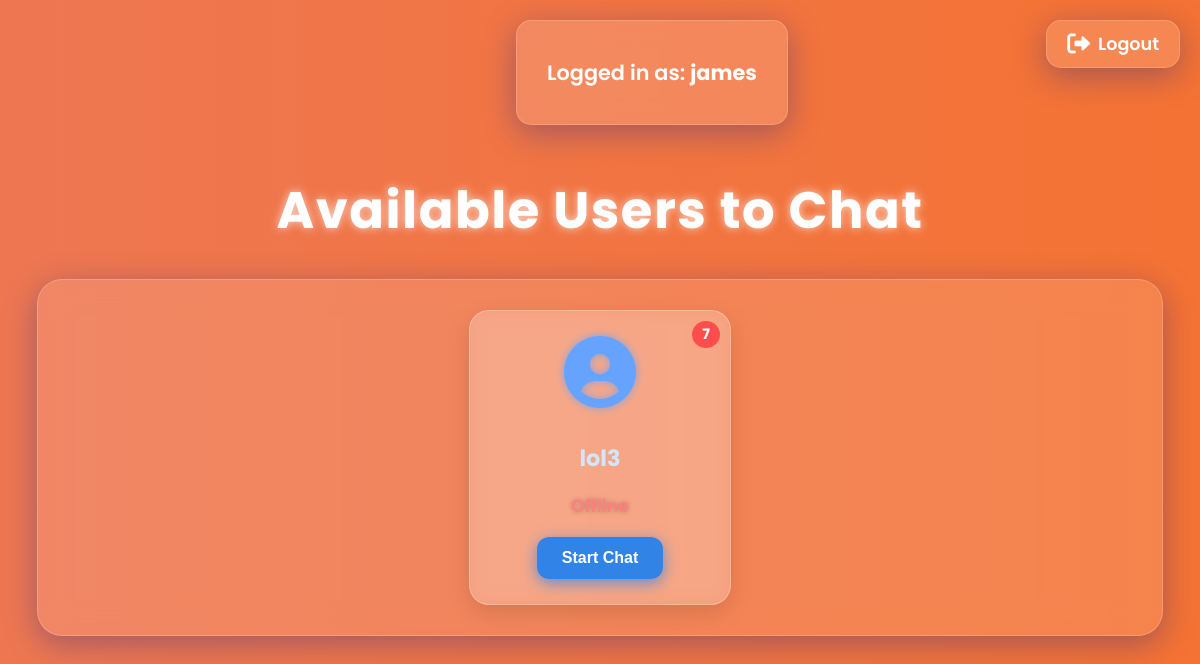
/chat/ (signed in), run on an earlier commit of the app's database.
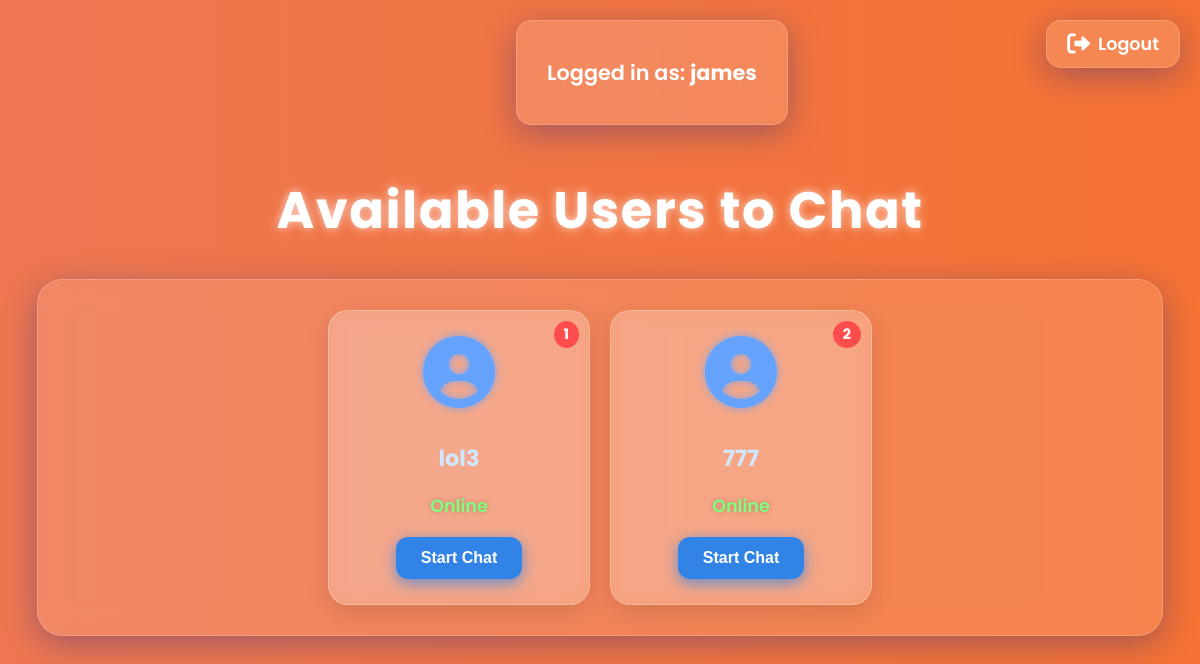
And on a later commit of the database.
### c_application/models.py (models this page shows)
class CustomUser(AbstractUser):
    is_online = models.BooleanField(default=False)

### c_application/views.py (the view)
# urls.py: path('chat/', views.chat_home, name='chat_home'),
def chat_home(request):
    if not request.user.is_authenticated:
        messages.error(request, "Please log in to access chat.")
        return redirect('login')
    users = User.objects.exclude(id=request.user.id)
    unread_counts = {
        user.id: Message.objects.filter(sender=user, recipient=request.user, read=False).count()
        for user in users
    }
    return render(request, 'chat/chat_home.html', {
        'users': users,
        'unread_counts': unread_counts,
        'request_user': request.user,
        'csrf_token': getattr(request, 'csrf_token', None),
    })

### c_application/templatetags/custom_filters.py (called while the page is built)
@register.filter
def get_item(dictionary, key):
    return dictionary.get(key)

### c_application/templates/chat/chat_home.html (shortened to what this page needs)
<!DOCTYPE html>
<html>
<head>
    <link rel="stylesheet" href="https://cdnjs.cloudflare.com/ajax/libs/font-awesome/6.0.0-beta3/css/all.min.css" />
</head>
<body>
    {% load custom_filters %}
    <div class="current-user">
        <p>Logged in as: <strong>{{ request.user.username }}</strong></p>
    </div>
    <div class="logout">
        <a href="{% url 'logout' %}">
            <i class="fas fa-sign-out-alt"></i> Logout
        </a>
    </div>
    <div class="main-content">
        <h2>Available Users to Chat</h2>
        <div class="user-list" style="justify-content: center; align-items: center;">
        {% for user in users %}
            <div class="user-card">
                {% if unread_counts|get_item:user.id > 0 %}
                    <span class="notification-badge">{{ unread_counts|get_item:user.id }}</span>
                {% endif %}
                <div style="margin-bottom: 18px;">
                    <i class="fas fa-user-circle"></i>
                </div>
                <div style="margin-bottom: 10px;">
                    <a href="{% url 'chat' user.id %}">{{ user.username }}</a>
                </div>
                <div class="user-status" style="margin-bottom: 18px;">
                    {% if user.is_online %}
                        <span style="color: #7fff7f;">Online</span>
                    {% else %}
                        <span style="color: #ff7f7f;">Offline</span>
                    {% endif %}
                </div>
                <button onclick="startChat('{{ user.id }}')" class="chat-button">Start Chat</button>
            </div>
        {% endfor %}
        </div>
    </div>
</body>
</html>

### c_application/templates/chat/chat_home.html (style rules this page uses)
.notification-badge { background: #ff4d4d; color: white; border-radius: 50%; padding: 3px 10px; font-size: 0.9em; font-weight: bold; position: absolute; top: 10px; right: 10px; z-index: 20; }
.user-card { position: relative; }
body { font-family: 'Poppins', 'Segoe UI', Tahoma, Geneva, Verdana, sans-serif; background: linear-gradient(270deg, #6a11cb, #2575fc, #ff6a00, #ee7752); background-size: 800% 800%; animation: animatedGradient 20s ease infinite; margin: 0; padding: 20px; min-height: 100vh; -webkit-font-smoothing: antialiased; -moz-osx-font-smoothing: grayscale; display: flex; flex-direction: column; align-items: center; }
.main-content { margin-top: 110px; width: 100%; display: flex; flex-direction: column; align-items: center; }
h2 { color: #fff; text-align: center; margin-bottom: 30px; font-size: 3.2em; font-weight: 700; text-shadow: 0 0 10px rgba(255,255,255,0.7); animation: fadeIn 1.5s ease forwards; letter-spacing: 1.5px; }
.current-user { position: fixed; top: 20px; left: 43%; transform: translateX(-50%); background: rgba(255, 255, 255, 0.15); border-radius: 15px; padding: 15px 30px; color: #fff; font-size: 1.3em; font-weight: 600; box-shadow: 0 8px 32px 0 rgba(31, 38, 135, 0.37); backdrop-filter: blur(10px); -webkit-backdrop-filter: blur(10px); border: 1px solid rgba(255, 255, 255, 0.18); animation: fadeIn 2s ease forwards; z-index: 10; white-space: nowrap; }
.logout { position: fixed; top: 20px; right: 20px; z-index: 11; }
.logout a { display: flex; align-items: center; gap: 8px; background: rgba(255, 255, 255, 0.15); border-radius: 15px; padding: 10px 20px; color: #fff; font-size: 1.1em; font-weight: 600; text-decoration: none; box-shadow: 0 8px 32px 0 rgba(31, 38, 135, 0.37); backdrop-filter: blur(10px); -webkit-backdrop-filter: blur(10px); border: 1px solid rgba(255, 255, 255, 0.18); transition: box-shadow 0.3s ease, color 0.3s ease; }
.logout a i { font-size: 1.3em; }
.user-list { display: flex; flex-wrap: wrap; gap: 20px; justify-content: center; background: rgba(255, 255, 255, 0.12); border-radius: 25px; padding: 30px 40px; box-shadow: 0 8px 32px 0 rgba(31, 38, 135, 0.37); backdrop-filter: blur(15px); -webkit-backdrop-filter: blur(15px); border: 1px solid rgba(255, 255, 255, 0.2); animation: fadeIn 1.5s ease forwards; max-width: 1200px; width: 90%; margin-top: 0; }
.user-card { background: rgba(255, 255, 255, 0.18); border-radius: 20px; box-shadow: 0 8px 25px rgba(0, 0, 0, 0.12); padding: 25px 20px; text-align: center; width: 220px; transition: transform 0.3s ease, box-shadow 0.3s ease; backdrop-filter: blur(10px); -webkit-backdrop-filter: blur(10px); border: 1px solid rgba(255, 255, 255, 0.25); color: #fff; display: flex; flex-direction: column; align-items: center; }
.user-card a { text-decoration: none; color: #d0e7ff; font-size: 1.4em; font-weight: 700; margin: 10px 0; transition: color 0.3s ease; }
.user-card i { font-size: 4.5em; color: #66a3ff; margin-bottom: 15px; text-shadow: 0 0 8px rgba(102, 163, 255, 0.8); }
.chat-button { margin-top: auto; padding: 12px 25px; border: none; background-color: rgba(0, 123, 255, 0.8); color: white; border-radius: 12px; cursor: pointer; font-weight: 700; font-size: 1em; transition: background-color 0.3s ease, box-shadow 0.3s ease; box-shadow: 0 4px 15px rgba(0, 123, 255, 0.6); user-select: none; }
.user-status { margin-top: 8px; font-size: 1.1em; font-weight: 600; text-shadow: 0 0 5px rgba(0,0,0,0.25); }

What changed in the data, as far as the page shows it:
changed CustomUser "lol3": id "7" → "1"; is_online "Offline" → "Online"
added CustomUser: id "2", username "777", is_online "Online"
